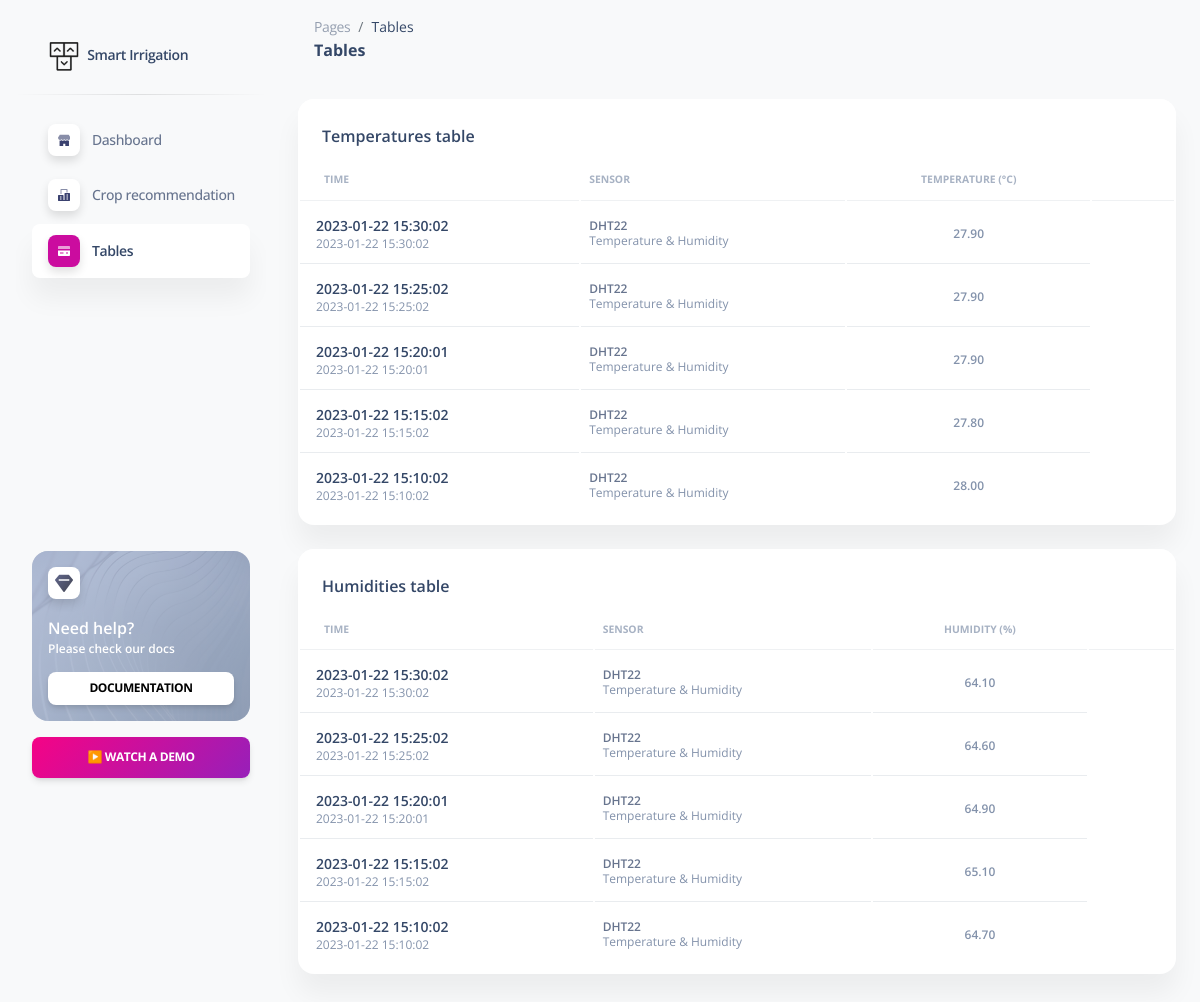
/home/tables, run on the app's committed database.
### tables this page shows
CREATE TABLE temperatures (rDatetime datetime, sensorID text, temp numeric);

CREATE TABLE humidities (rDatetime datetime, sensorID text, hum numeric);

### app.py (the view)
@app.route("/home/tables")
def tables():
    import sqlite3
    conn=sqlite3.connect('/var/www/major_project/app.db')
    curs=conn.cursor()
    curs.execute("SELECT * FROM temperatures ORDER BY rDatetime DESC LIMIT 5")
    temperatures = curs.fetchall()
    curs.execute("SELECT * FROM humidities ORDER BY rDatetime DESC LIMIT 5")
    humidities = curs.fetchall()
    conn.close()
    return render_template("tables.html",temp=temperatures,hum=humidities)

### templates/tables.html (shortened to what this page needs)
<!DOCTYPE html>
<html lang="en">
  <head>
    <link href="/static/assets/css/nucleo-icons.css" rel="stylesheet" />
    <link href="/static/assets/css/nucleo-svg.css" rel="stylesheet" />
    <link href="/static/assets/css/nucleo-svg.css" rel="stylesheet" />
    <link
      id="pagestyle"
      href="/static/assets/css/soft-ui-dashboard.css?v=1.0.7"
      rel="stylesheet"
    />
  </head>
  <body class="g-sidenav-show bg-gray-100">
    <aside
      class="sidenav navbar navbar-vertical navbar-expand-xs border-0 border-radius-xl my-3 fixed-start ms-3"
      id="sidenav-main"
    >
      <div class="sidenav-header">
        <a class="navbar-brand m-0" href="/home/dashboard " target="_blank">
          <img
            src="/static/assets/img/logo-ct-dark.png"
            class="navbar-brand-img h-100"
            alt="main_logo"
          />
          <span class="ms-1 font-weight-bold">Smart Irrigation</span>
        </a>
      </div>
      <hr class="horizontal dark mt-0" />
      <div class="collapse navbar-collapse w-auto" id="sidenav-collapse-main">
        <ul class="navbar-nav">
          <li class="nav-item">
            <a class="nav-link" href="/home/dashboard">
              <div
                class="icon icon-shape icon-sm shadow border-radius-md bg-white text-center me-2 d-flex align-items-center justify-content-center"
              >
              </div>
              <span class="nav-link-text ms-1">Dashboard</span>
            </a>
          </li>
          <li class="nav-item">
            <a class="nav-link" href="/home/crop_recommendation">
              <div
                class="icon icon-shape icon-sm shadow border-radius-md bg-white text-center me-2 d-flex align-items-center justify-content-center"
              >
              </div>
              <span class="nav-link-text ms-1">Crop recommendation</span>
            </a>
          </li>
          <li class="nav-item">
            <a class="nav-link active" href="/home/tables">
              <div
                class="icon icon-shape icon-sm shadow border-radius-md bg-white text-center me-2 d-flex align-items-center justify-content-center"
              >
              </div>
              <span class="nav-link-text ms-1">Tables</span>
            </a>
          </li>
        </ul>
      </div>
      <div class="sidenav-footer mx-3">
        <div
          class="card card-background shadow-none card-background-mask-secondary"
          id="sidenavCard"
        >
          <div
            class="full-background"
            style="
              background-image: url('/static/assets/img/curved-images/white-curved.jpg');
            "
          ></div>
          <div class="card-body text-start p-3 w-100">
            <div
              class="icon icon-shape icon-sm bg-white shadow text-center mb-3 d-flex align-items-center justify-content-center border-radius-md"
            >
              <i
                class="ni ni-diamond text-dark text-gradient text-lg top-0"
                aria-hidden="true"
                id="sidenavCardIcon"
              ></i>
            </div>
            <div class="docs-info">
              <h6 class="text-white up mb-0">Need help?</h6>
              <p class="text-xs font-weight-bold">Please check our docs</p>
              <a
                href="/home/dashboard"
                target="_blank"
                class="btn btn-white btn-sm w-100 mb-0"
                >Documentation</a
              >
            </div>
          </div>
        </div>
        <a class="btn bg-gradient-primary mt-3 w-100" href="/home/dashboard"
          >▶️ Watch a demo</a
        >
      </div>
    </aside>
    <main
      class="main-content position-relative max-height-vh-100 h-100 border-radius-lg"
    >
      <nav
        class="navbar navbar-main navbar-expand-lg px-0 mx-4 shadow-none border-radius-xl"
        id="navbarBlur"
        navbar-scroll="true"
      >
        <div class="container-fluid py-1 px-3">
          <nav aria-label="breadcrumb">
            <ol
              class="breadcrumb bg-transparent mb-0 pb-0 pt-1 px-0 me-sm-6 me-5"
            >
              <li class="breadcrumb-item text-sm">
                <a class="opacity-5 text-dark" href="javascript:;">Pages</a>
              </li>
              <li
                class="breadcrumb-item text-sm text-dark active"
                aria-current="page"
              >
                Tables
              </li>
            </ol>
            <h6 class="font-weight-bolder mb-0">Tables</h6>
          </nav>
        </div>
      </nav>
      <div class="container-fluid py-4">
        <div class="row">
          <div class="col-12">
            <div class="card mb-4">
              <div class="card-header pb-0">
                <h6>Temperatures table</h6>
              </div>
              <div class="card-body px-0 pt-0 pb-2">
                <div class="table-responsive p-0">
                  <table class="table align-items-center mb-0">
                    <thead>
                      <tr>
                        <th
                          class="text-uppercase text-secondary text-xxs font-weight-bolder opacity-7"
                        >
                          Time
                        </th>
                        <th
                          class="text-uppercase text-secondary text-xxs font-weight-bolder opacity-7 ps-2"
                        >
                          Sensor
                        </th>
                        <th
                          class="text-center text-uppercase text-secondary text-xxs font-weight-bolder opacity-7"
                        >
                          Temperature (°C)
                        </th>
                        <th class="text-secondary opacity-7"></th>
                      </tr>
                    </thead>
                    <tbody>
                        {% for row in temp %}
                        <tr>
                        <td>
                          <div class="d-flex px-2 py-1">
                            <div
                              class="d-flex flex-column justify-content-center"
                            >
                              <h6 class="mb-0 text-sm">{{row[0]}}</h6>
                              <p class="text-xs text-secondary mb-0">
                                {{row[0]}}
                              </p>
                            </div>
                          </div>
                        </td>
                        <td>
                          {% if row[1] == "1" %}
                            <p class="text-xs font-weight-bold mb-0">DHT22</p>
                            <p class="text-xs text-secondary mb-0">
                                Temperature & Humidity
                            </p>
                          {% elif row[1] == "2" %}
                            <p class="text-xs font-weight-bold mb-0">Soil</p>
                            <p class="text-xs text-secondary mb-0">
                                Moisture sensor
                            </p>
                          {% else %}
                            <p class="text-xs font-weight-bold mb-0">Unknown</p>
                            <p class="text-xs text-secondary mb-0">
                                Unknown
                            </p>
                          {% endif %}
                        </td>
                        <td class="align-middle text-center">
                          <span class="text-secondary text-xs font-weight-bold"
                            >{{'%0.2f'|format(row[2])}}</span
                          >
                        </td>
                      </tr>
                      {% endfor %}
                    </tbody>
                  </table>
                </div>
              </div>
            </div>
          </div>
        </div>
        <div class="row">
          <div class="col-12">
            <div class="card mb-4">
              <div class="card-header pb-0">
                <h6>Humidities table</h6>
              </div>
              <div class="card-body px-0 pt-0 pb-2">
                <div class="table-responsive p-0">
                  <table class="table align-items-center mb-0">
                    <thead>
                      <tr>
                        <th
                          class="text-uppercase text-secondary text-xxs font-weight-bolder opacity-7"
                        >
                          Time
                        </th>
                        <th
                          class="text-uppercase text-secondary text-xxs font-weight-bolder opacity-7 ps-2"
                        >
                          Sensor
                        </th>
                        <th
                          class="text-center text-uppercase text-secondary text-xxs font-weight-bolder opacity-7"
                        >
                          Humidity (%)
                        </th>
                        <th class="text-secondary opacity-7"></th>
                      </tr>
                    </thead>
                    <tbody>
                        {% for row in hum %}
                        <tr>
                        <td>
                          <div class="d-flex px-2 py-1">
                            <div
                              class="d-flex flex-column justify-content-center"
                            >
                              <h6 class="mb-0 text-sm">{{row[0]}}</h6>
                              <p class="text-xs text-secondary mb-0">
                                {{row[0]}}
                              </p>
                            </div>
                          </div>
                        </td>
                        <td>
                          {% if row[1] == "1" %}
                            <p class="text-xs font-weight-bold mb-0">DHT22</p>
                            <p class="text-xs text-secondary mb-0">
                                Temperature & Humidity
                            </p>
                          {% elif row[1] == "2" %}
                            <p class="text-xs font-weight-bold mb-0">Soil</p>
                            <p class="text-xs text-secondary mb-0">
                                Moisture sensor
                            </p>
                          {% else %}
                            <p class="text-xs font-weight-bold mb-0">Unknown</p>
                            <p class="text-xs text-secondary mb-0">
                                Unknown
                            </p>
                          {% endif %}
                        </td>
                        <td class="align-middle text-center">
                          <span class="text-secondary text-xs font-weight-bold"
                            >{{'%0.2f'|format(row[2])}}</span
                          >
                        </td>
                      </tr>
                      {% endfor %}
                    </tbody>
                  </table>
                </div>
              </div>
            </div>
          </div>
        </div>
      </div>
    </main>
  </body>
</html>

### static/assets/css/nucleo-svg.css (style rules this page uses)
.icon { display: inline-block; color: #111111; height: 1em; width: 1em; }
.icon-sm { height: 0.8em; width: 0.8em; }
.icon { fill: currentColor; stroke: none; }

### data on the page
temperatures: rDatetime "2023-01-22 15:30:02", sensorID "DHT22", temp "27.90"
temperatures: rDatetime "2023-01-22 15:25:02", sensorID "DHT22", temp "27.90"
temperatures: rDatetime "2023-01-22 15:20:01", sensorID "DHT22", temp "27.90"
temperatures: rDatetime "2023-01-22 15:15:02", sensorID "DHT22", temp "27.80"
temperatures: rDatetime "2023-01-22 15:10:02", sensorID "DHT22", temp "28.00"
humidities: rDatetime "2023-01-22 15:30:02", sensorID "DHT22", hum "64.10"
humidities: rDatetime "2023-01-22 15:25:02", sensorID "DHT22", hum "64.60"
humidities: rDatetime "2023-01-22 15:20:01", sensorID "DHT22", hum "64.90"
humidities: rDatetime "2023-01-22 15:15:02", sensorID "DHT22", hum "65.10"
humidities: rDatetime "2023-01-22 15:10:02", sensorID "DHT22", hum "64.70"
